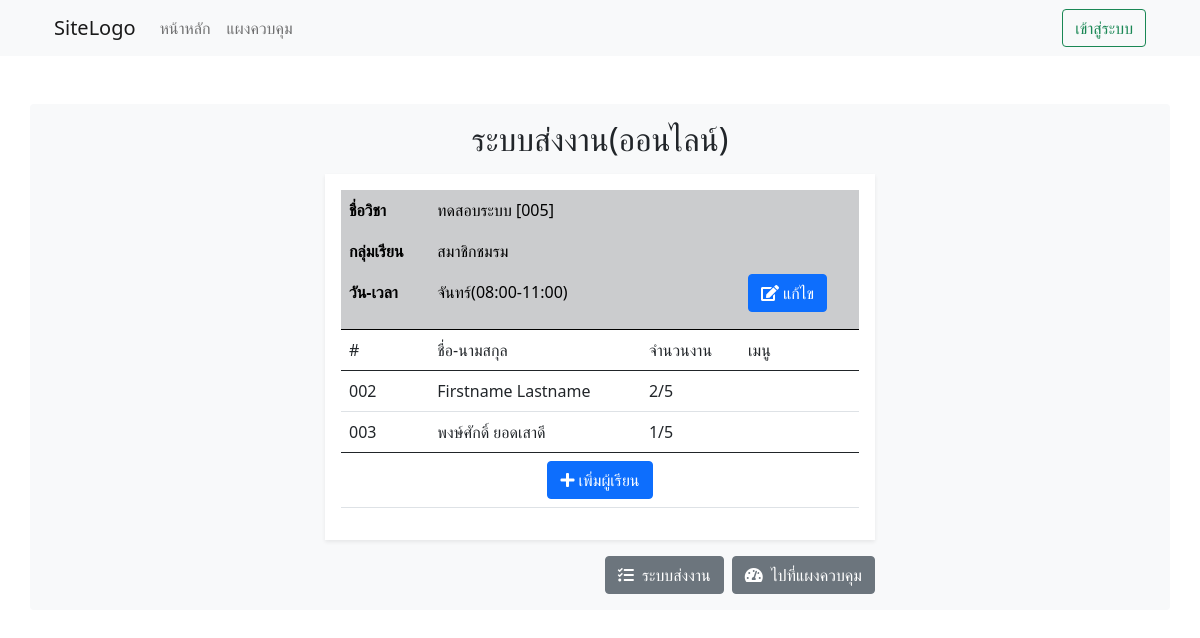
The page /assign/chk.php?classid=5 (signed in) on the database its author committed.
### tables this page shows
CREATE TABLE `tb_class` (
  `ClassID` int(3) UNSIGNED ZEROFILL NOT NULL,
  `ClassTitle` varchar(50) NOT NULL,
  `ClassDetail` varchar(255) NOT NULL,
  `OwnerID` int(3) UNSIGNED ZEROFILL NOT NULL DEFAULT 001,
  `Day` enum('อาทิตย์','จันทร์','อังคาร','พุธ','พฤหัสบดี','ศุกร์','เสาร์') NOT NULL,
  `ClassBegin` time NOT NULL DEFAULT '08:00:00',
  `ClassEnd` time NOT NULL
);

CREATE TABLE `tb_enroll` (
  `UserID` int(3) UNSIGNED ZEROFILL NOT NULL,
  `ClassID` int(3) UNSIGNED ZEROFILL NOT NULL
);

CREATE TABLE `tb_user` (
  `UserID` int(3) UNSIGNED ZEROFILL NOT NULL,
  `Username` varchar(50) NOT NULL,
  `Password` varchar(50) NOT NULL,
  `Name` varchar(50) NOT NULL,
  `Status` enum('ADMIN','USER') NOT NULL DEFAULT 'USER'
);

### assign/chk.php (the view, shortened to what this page needs)
<!DOCTYPE html>
<html lang="en">
<?php
include("../sys_db_connect.php");
$stmt = $mysqli->prepare("SELECT *,(SELECT COUNT(*) FROM tb_exercise WHERE ClassID = tb_class.ClassID) AS TotalWork FROM tb_class WHERE ClassID=?");
$stmt->bind_param("i", $_GET['classid']);
$stmt->execute();
$class = $stmt->get_result()->fetch_assoc();
$begin = date("H:i", strtotime($class['ClassBegin']));
$end = date("H:i", strtotime($class['ClassEnd']));
$sql = "SELECT *,
        (
            SELECT COUNT(*)
            FROM tb_exercisesend
            WHERE ExerciseID
            IN(
                SELECT ExerciseID
                FROM tb_exercise
                WHERE ClassID=e.ClassID
            )
            AND UserID=u.UserID
        )AS WorkSent
        FROM tb_enroll e
        INNER JOIN tb_user u ON e.UserID=u.UserID WHERE ClassID=?";
$stmt = $mysqli->prepare($sql);
$stmt->bind_param("i", $_GET['classid']);
$stmt->execute();
$users = $stmt->get_result()->fetch_all(MYSQLI_ASSOC);
?>
<head>
    <link rel="stylesheet" href="https://cdnjs.cloudflare.com/ajax/libs/twitter-bootstrap/5.0.0-beta1/css/bootstrap.min.css" />
    <link rel="stylesheet" href="https://cdnjs.cloudflare.com/ajax/libs/font-awesome/5.15.2/css/all.min.css" />
</head>
<body>
    <header class="bg-light">
        <div class="container">
            <nav class="navbar navbar-expand-lg navbar-light ">
                <div class="container-fluid">
                    <a class="navbar-brand" href="/Anuchit/index.php">SiteLogo</a>
                    <div class="collapse navbar-collapse" id="navbarSupportedContent">
                        <ul class="navbar-nav me-auto mb-2 mb-lg-0">
                            <li class="nav-item">
                                <a class="nav-link" aria-current="page" href="/Anuchit/index.php">หน้าหลัก</a>
                            </li>
                            <li class="nav-item">
                                <a class="nav-link" href="/Anuchit/dashboard.php">แผงควบคุม</a>
                            </li>
                        </ul>
                        <div class="d-flex ms-3">
                            <a href="./login.php" class="btn btn-outline-success">เข้าสู่ระบบ</a>
                        </div>
                    </div>
                </div>
            </nav>
        </div>
    </header>
    <main>
        <div class="container mt-5 bg-light p-3 rounded">
            <h2 class="col-12 text-center">ระบบส่งงาน(ออนไลน์)</h2>
            <div class="col-12 bg-white p-3 mt-3 shadow-sm mx-auto" style="max-width:550px">
                <table class="table align-middle table-hover">
                    <thead class="table-active table-secondary">
                        <tr>
                            <th>ชื่อวิชา</td>
                            <td colspan=3><?= $class['ClassTitle'] . " [" . str_pad($class['ClassID'], 3, "0", false) . "]" ?></td>
                        </tr>
                        <tr>
                            <th>กลุ่มเรียน</td>
                            <td colspan=3><?= $class['ClassDetail'] ?></td>
                        </tr>
                        <tr>
                            <th>วัน-เวลา</td>
                            <td colspan=2><?= $class['Day'] . "(" . $begin . "-" . $end . ")" ?></td>
                            <td class="py-0">
                                <a href="./edi.php?classid=<?= $_GET['classid'] ?>" class="btn btn-primary">
                                    <i class="fa fa-edit me-1" aria-hidden="true"></i>แก้ไข
                                </a>
                            </td>
                        </tr>
                        <tr>
                            <td colspan=4></td>
                        </tr>
                    </thead>
                    <thead>
                        <tr>
                            <td>#</td>
                            <td>ชื่อ-นามสกุล</td>
                            <td>จำนวนงาน</td>
                            <td>เมนู</td>
                        </tr>
                    </thead>
                    <tbody>
                        <?php
                        foreach ($users as $user) {
                        ?>
                            <tr>
                                <td><?= str_pad($user['UserID'], 3, "0", STR_PAD_LEFT) ?></td>
                                <td><?= $user['Name'] ?></td>
                                <td><?= $user['WorkSent'] . "/" . $class['TotalWork'] ?></td>
                                <td></td>
                            </tr>
                        <?php
                        }
                        ?>
                    </tbody>
                    <tfoot>
                        <tr>
                            <td colspan=4>
                                <div class="col-sm-12 text-center">
                                    <a href="./add.php?classid=<?= $_GET['classid'] ?>" class="btn btn-primary">
                                        <i class="fa fa-plus me-1" aria-hidden="true"></i>เพิ่มผู้เรียน
                                    </a>
                                </div>
                            </td>
                        </tr>
                    </tfoot>
                </table>
            </div>
            <div class="col-12 mt-3 mx-auto text-end" style="max-width:550px">
                <a href="./" class="btn btn-secondary me-1">
                    <i class="fa fa-tasks me-1" aria-hidden="true"></i> ระบบส่งงาน
                </a>
                <a href="../dashboard.php" class="btn btn-secondary">
                    <i class="fa fa-tachometer-alt me-1" aria-hidden="true"></i> ไปที่แผงควบคุม
                </a>
            </div>
        </div>
    </main>
</body>
</html>

### rows shown on the page
tb_class: ClassTitle "ทดสอบระบบ", ClassID "005", ClassDetail "สมาชิกชมรม", Day "จันทร์", ClassBegin "08:00", ClassEnd "11:00"
tb_enroll: UserID.UserID "002", UserID.Name "Firstname Lastname", WorkSent "2", TotalWork "5"
tb_enroll: UserID.UserID "003", UserID.Name "พงษ์ศักดิ์ ยอดเสาดี", WorkSent "1", TotalWork "5"
